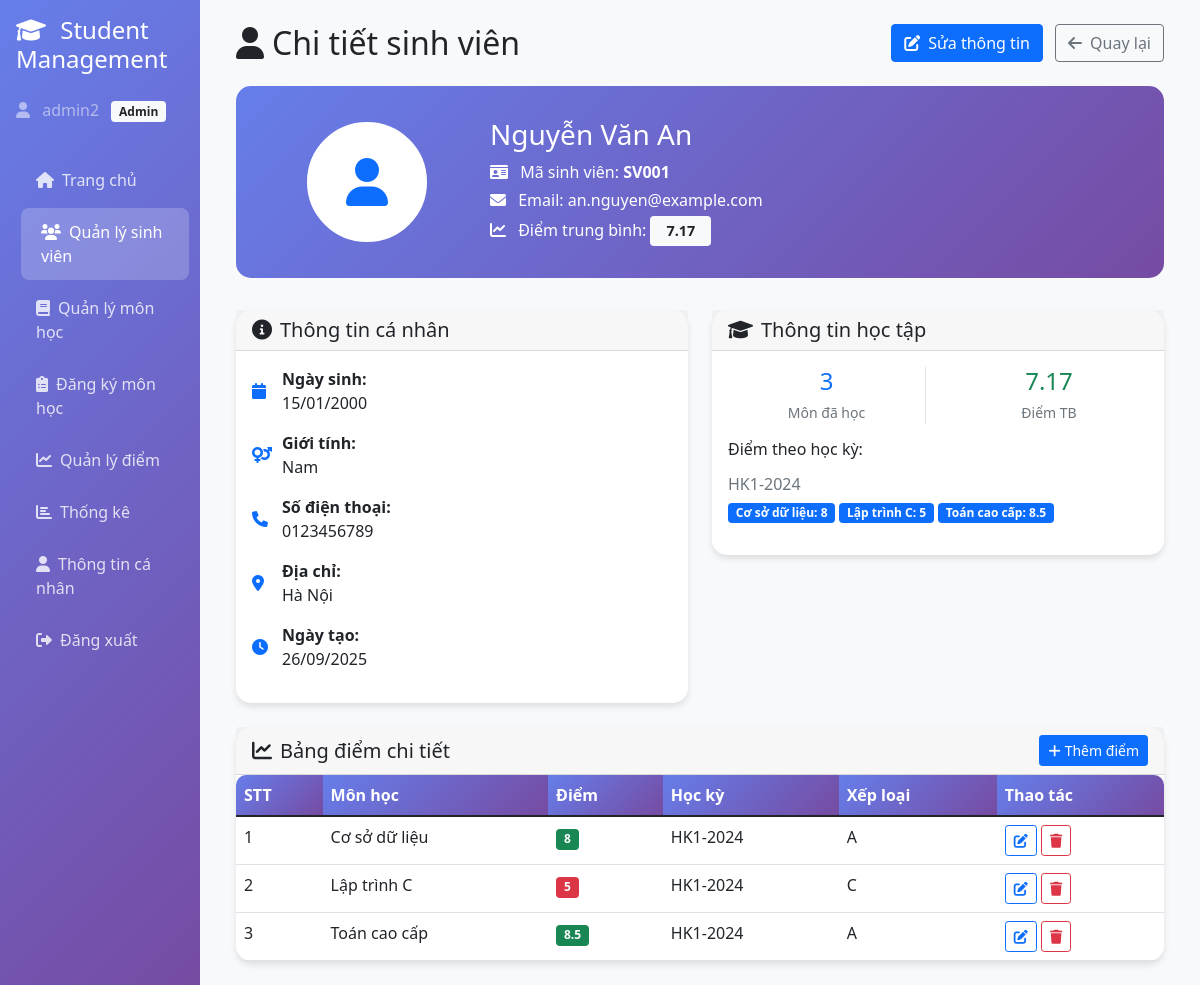
/students/view.php?id=1 (signed in), run on an earlier commit of the app's database.
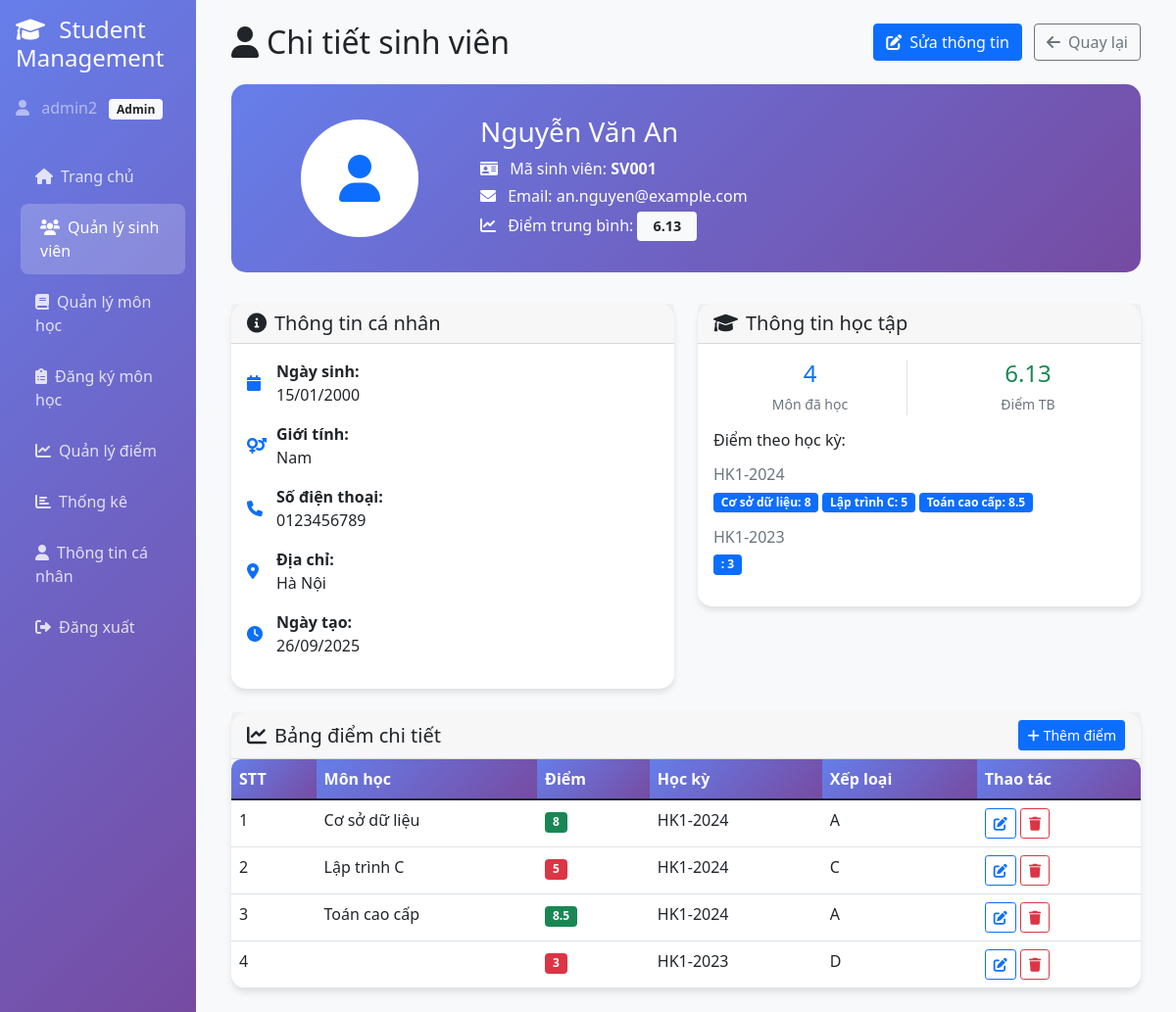
And on a later commit of the database.
### tables this page shows
CREATE TABLE IF NOT EXISTS `scores` (
  `id` int(11) NOT NULL AUTO_INCREMENT,
  `student_id` int(11) DEFAULT NULL,
  `subject_id` int(11) DEFAULT NULL,
  `subject` varchar(100) DEFAULT NULL,
  `score` float DEFAULT NULL,
  `semester` varchar(20) DEFAULT NULL,
  PRIMARY KEY (`id`),
  KEY `idx_scores_student_id` (`student_id`),
  KEY `idx_scores_semester` (`semester`),
  KEY `idx_scores_subject_id` (`subject_id`)
);

### scoreController.php (called while the page is built, shortened)
<?php
require_once 'config/db.php';
class ScoreController
{
    private $conn;
    public function __construct()
    {
        $database = new Database();
        $this->conn = $database->getConnection();
    }
    public function getStudentScores($studentId)
    {
        $query = "SELECT * FROM scores WHERE student_id = :student_id ORDER BY semester DESC, subject";
        $stmt = $this->conn->prepare($query);
        $stmt->bindParam(':student_id', $studentId);
        $stmt->execute();
        return $stmt->fetchAll(PDO::FETCH_ASSOC);
    }
    public function getStudentAverageScore($studentId)
    {
        $query = "SELECT AVG(score) as avg_score FROM scores WHERE student_id = :student_id";
        $stmt = $this->conn->prepare($query);
        $stmt->bindParam(':student_id', $studentId);
        $stmt->execute();
        $result = $stmt->fetch(PDO::FETCH_ASSOC);
        return round($result['avg_score'] ?? 0, 2);
    }
}

### config/db.php (called while the page is built, shortened)
<?php
class Database {
    private $host = 'localhost';
    private $db_name = 'student_management';
    private $username = 'root';
    private $password = '';
    public function getConnection() {
        $this->conn = null;
        try {
            $host = trim($this->host);
            $db_name = trim($this->db_name);
            $username = trim($this->username);
            $password = trim($this->password);
            $dsn = "mysql:host=" . $host . ";dbname=" . $db_name . ";charset=utf8mb4";
            $this->conn = new PDO($dsn, $username, $password);
            $this->conn->setAttribute(PDO::ATTR_ERRMODE, PDO::ERRMODE_EXCEPTION);
            $this->conn->setAttribute(PDO::ATTR_DEFAULT_FETCH_MODE, PDO::FETCH_ASSOC);
            $this->conn->exec("SET NAMES utf8mb4 COLLATE utf8mb4_unicode_ci");
        } catch(PDOException $exception) {
            $error_msg = "Lỗi kết nối CSDL: " . $exception->getMessage();
            if (strpos($exception->getMessage(), 'Access denied') !== false) {
                $error_msg .= "\n\n⚠️ LƯU Ý: Kiểm tra lại:\n";
                $error_msg .= "- Database name: '" . $this->db_name . "' (có thể có dấu cách thừa)\n";
                $error_msg .= "- Username: '" . $this->username . "'\n";
                $error_msg .= "- Host: '" . $this->host . "'\n";
                $error_msg .= "- Đảm bảo database đã được tạo trên hosting\n";
            }
            echo $error_msg;
        }
        return $this->conn;
    }
}
?>

### students/view.php (the view, shortened to what the changed rows need)
<?php
require_once '../scoreController.php';
$studentController = new StudentController();
$scoreController = new ScoreController();
$studentId = $_GET['id'] ?? 0;
$student = $studentController->getStudentById($studentId);
$scores = $scoreController->getStudentScores($studentId);
$averageScore = $scoreController->getStudentAverageScore($studentId);
?>
<!DOCTYPE html>
<html lang="vi">
<head>
    <link href="https://cdn.jsdelivr.net/npm/bootstrap@5.1.3/dist/css/bootstrap.min.css" rel="stylesheet">
    <link href="https://cdnjs.cloudflare.com/ajax/libs/font-awesome/6.0.0/css/all.min.css" rel="stylesheet">
</head>
<body>
    <div class="container-fluid">
        <div class="row">
            <div class="col-md-9 col-lg-10 main-content">
                <div class="p-4">
                    <div class="d-flex justify-content-between align-items-center flex-wrap gap-3 mb-4">
                        <div class="d-flex align-items-center gap-3">
                            <h2 class="mb-0"><i class="fas fa-user me-2"></i>Chi tiết sinh viên</h2>
                        </div>
                    </div>
                    <div class="profile-header">
                        <div class="row align-items-center">
                            <div class="col-md-9">
                                <p class="mb-0">
                                    <i class="fas fa-chart-line me-2"></i>
                                    Điểm trung bình:
                                    <span class="badge bg-light text-dark score-badge">
                                        <?php echo $averageScore ?: 'Chưa có điểm'; ?>
                                    </span>
                                </p>
                            </div>
                        </div>
                    </div>
                    <div class="row">
                        <div class="col-md-6 mb-4">
                            <div class="card">
                                <div class="card-body">
                                    <div class="row text-center mb-3">
                                        <div class="col-6">
                                            <div class="border-end">
                                                <h4 class="text-primary mb-1"><?php echo count($scores); ?></h4>
                                                <small class="text-muted">Môn đã học</small>
                                            </div>
                                        </div>
                                        <div class="col-6">
                                            <h4 class="text-success mb-1"><?php echo $averageScore ?: '0'; ?></h4>
                                            <small class="text-muted">Điểm TB</small>
                                        </div>
                                    </div>
                                    <?php if (!empty($scores)): ?>
                                        <?php
                                        $scoresBySemester = [];
                                        foreach ($scores as $score) {
                                            $scoresBySemester[$score['semester']][] = $score;
                                        }
                                        ?>
                                        <?php foreach ($scoresBySemester as $semester => $semesterScores): ?>
                                            <div class="mb-3">
                                                <h6 class="text-muted"><?php echo htmlspecialchars($semester); ?></h6>
                                                <div class="d-flex flex-wrap gap-1">
                                                    <?php foreach ($semesterScores as $score): ?>
                                                        <span class="badge bg-primary">
                                                            <?php echo htmlspecialchars($score['subject']); ?>: <?php echo $score['score']; ?>
                                                        </span>
                                                    <?php endforeach; ?>
                                                </div>
                                            </div>
                                        <?php endforeach; ?>
                                    <?php endif; ?>
                                </div>
                            </div>
                        </div>
                    </div>
                    <div class="card">
                        <div class="card-body p-0">
                            <?php if (empty($scores)): ?>
                                <div class="text-center py-5">
                                    <i class="fas fa-chart-line fa-3x text-muted mb-3"></i>
                                    <p class="text-muted">Chưa có điểm số nào</p>
                                    <a href="../scores/add.php?student_id=<?php echo $student['id']; ?>" class="btn btn-primary">
                                        <i class="fas fa-plus me-2"></i>Thêm điểm đầu tiên
                                    </a>
                                </div>
                            <?php else: ?>
                                <div class="table-responsive">
                                    <table class="table table-hover mb-0">
                                        <thead>
                                            <tr>
                                                <th>STT</th>
                                                <th>Môn học</th>
                                                <th>Điểm</th>
                                                <th>Học kỳ</th>
                                                <th>Xếp loại</th>
                                                <th>Thao tác</th>
                                            </tr>
                                        </thead>
                                        <tbody>
                                            <?php foreach ($scores as $index => $score): ?>
                                                <tr>
                                                    <td><?php echo $index + 1; ?></td>
                                                    <td><?php echo htmlspecialchars($score['subject']); ?></td>
                                                    <td>
                                                        <span class="badge <?php
                                                                            echo $score['score'] >= 8 ? 'bg-success' : ($score['score'] >= 6 ? 'bg-warning' : 'bg-danger');
                                                                            ?>">
                                                            <?php echo $score['score']; ?>
                                                        </span>
                                                    </td>
                                                    <td><?php echo htmlspecialchars($score['semester']); ?></td>
                                                    <td>
                                                        <?php
                                                        $grade = $score['score'] >= 9 ? 'A+' : ($score['score'] >= 8 ? 'A' : ($score['score'] >= 7 ? 'B+' : ($score['score'] >= 6 ? 'B' : ($score['score'] >= 5 ? 'C' : 'D'))));
                                                        echo $grade;
                                                        ?>
                                                    </td>
                                                    <td>
                                                        <a href="../scores/edit.php?id=<?php echo $score['id']; ?>"
                                                            class="btn btn-sm btn-outline-primary" title="Sửa">
                                                            <i class="fas fa-edit"></i>
                                                        </a>
                                                        <button onclick="deleteScore(<?php echo $score['id']; ?>)"
                                                            class="btn btn-sm btn-outline-danger" title="Xóa">
                                                            <i class="fas fa-trash"></i>
                                                        </button>
                                                    </td>
                                                </tr>
                                            <?php endforeach; ?>
                                        </tbody>
                                    </table>
                                </div>
                            <?php endif; ?>
                        </div>
                    </div>
                </div>
            </div>
        </div>
    </div>
</body>
</html>

What changed in the data, as far as the page shows it:
added scores: score "3", semester "HK1-2023", score "D"
Also different on the page:
$averageScore ?: 'Chưa có điểm': "7.17" → "6.13"
count($scores): "3" → "4"
$averageScore ?: '0': "7.17" → "6.13"
new list line: "HK1-2023"
